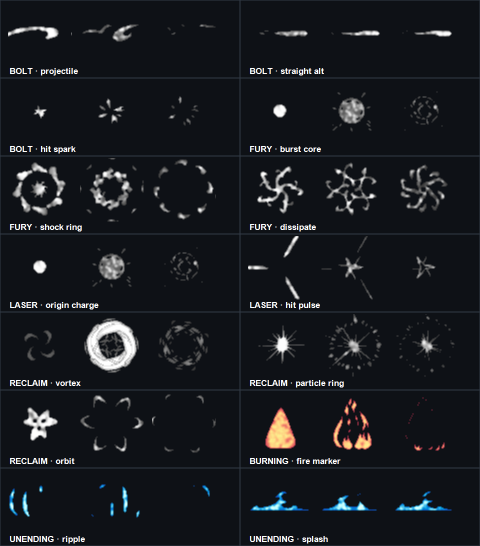
#> input picture assets/generated/vfx/source_candidate_overview_v1.png, 960 x 1092 px (shown at 1/2 size)
$ python -i build_fire_motion_sprites.py   (imports and definitions only)
#> lines starting #> are read from the running program, lines starting #| are printed output that depends on the picture; after the words box and inside, x2 and y2 are one past the last pixel; in counts of white or black regions, pixels touching at a corner belong together
from __future__ import annotations

import argparse
from pathlib import Path

import numpy as np
from PIL import Image, ImageDraw


FRAME_SIZE = (80, 64)

# Palette sampled from the four Image-generated fire animation references.
COLOR_MAP = {
    (230, 156, 105, 255): (240, 96, 16, 255),
    (191, 111, 74, 255): (208, 48, 0, 255),
    (246, 202, 159, 255): (240, 176, 48, 255),
    (255, 255, 255, 255): (255, 250, 224, 255),
    (199, 207, 221, 255): (242, 220, 177, 255),
    (146, 161, 185, 255): (187, 145, 97, 255),
    (138, 72, 54, 255): (126, 31, 17, 255),
    (245, 85, 93, 255): (245, 70, 55, 255),
    (137, 30, 43, 255): (126, 25, 28, 255),
    (0, 105, 170, 255): (0, 105, 170, 255),
    (246, 129, 135, 255): (255, 132, 108, 255),
    (0, 152, 220, 255): (0, 152, 220, 255),
}

FLAME_DARK = (208, 48, 0, 255)
FLAME_ORANGE = (240, 96, 16, 255)
FLAME_GOLD = (240, 176, 48, 255)
FLAME_HOT = (255, 248, 188, 255)


def recolor_frame(frame: Image.Image) -> Image.Image:
    source = np.asarray(frame.convert("RGBA"))
    output = source.copy()
    for source_color, target_color in COLOR_MAP.items():
        matches = np.all(source == np.asarray(source_color, dtype=np.uint8), axis=2)
        output[matches] = np.asarray(target_color, dtype=np.uint8)

    alpha = source[:, :, 3] > 0
    ys, xs = np.where(alpha)
    if len(xs) == 0:
        return Image.fromarray(output, "RGBA")
    left, top, right = int(xs.min()), int(ys.min()), int(xs.max()) + 1

    # Convert the original pale tail tip into a hot flame core without
    # changing any of its source pixels or coordinates.
    tail_region = (
        alpha
        & (np.indices(alpha.shape)[1] >= right - 8)
        & (np.indices(alpha.shape)[0] <= top + 14)
    )
    original_white = np.all(
        source == np.asarray((255, 255, 255, 255), dtype=np.uint8), axis=2
    )
    original_light = np.all(
        source == np.asarray((199, 207, 221, 255), dtype=np.uint8), axis=2
    )
    original_shadow = np.all(
        source == np.asarray((146, 161, 185, 255), dtype=np.uint8), axis=2
    )
    output[tail_region & original_white] = FLAME_HOT
    output[tail_region & original_light] = FLAME_GOLD
    output[tail_region & original_shadow] = FLAME_ORANGE
    return Image.fromarray(output, "RGBA")


def add_flame_overflow(frame: Image.Image, frame_index: int) -> Image.Image:
    result = frame.copy()
    pixels = result.load()
    alpha = np.asarray(result.getchannel("A")) > 0
    ys, xs = np.where(alpha)
    if len(xs) == 0:
        return result
    left, top, right, bottom = (
        int(xs.min()),
        int(ys.min()),
        int(xs.max()) + 1,
        int(ys.max()) + 1,
    )

    def put(x: int, y: int, color: tuple[int, int, int, int]) -> None:
        if (
            0 <= x < FRAME_SIZE[0]
            and 0 <= y < FRAME_SIZE[1]
            and y < bottom - 8
            and pixels[x, y][3] == 0
        ):
            pixels[x, y] = color

    phase = frame_index % 4
    ear_specs = (
        (left + 4, top - 1 - (1 if phase == 1 else 0)),
        (left + 14, top - 1 - (1 if phase == 3 else 0)),
    )
    for ear_index, (x, y) in enumerate(ear_specs):
        put(x, y, FLAME_ORANGE)
        if (phase + ear_index) % 2 == 0:
            put(x, y - 1, FLAME_GOLD)
        if phase == ear_index:
            put(x + 1, y, FLAME_DARK)

    tail_x_start = max(left, right - 9)
    tail_points = np.argwhere(alpha[:, tail_x_start:right])
    if len(tail_points) > 0:
        tail_y = int(tail_points[:, 0].min())
        tail_x_candidates = np.where(alpha[tail_y, tail_x_start:right])[0]
        tail_x = tail_x_start + int(tail_x_candidates.max())
        put(tail_x, tail_y - 1, FLAME_ORANGE)
        put(tail_x + (1 if phase < 2 else -1), tail_y - 1, FLAME_GOLD)
        if phase in (1, 3):
            put(tail_x, tail_y - 2, FLAME_HOT)

    back_start = left + 17
    back_end = max(back_start, right - 10)
    for x in range(back_start + phase, back_end, 5):
        column = np.where(alpha[:, x])[0]
        if len(column) == 0:
            continue
        surface_y = int(column.min())
        if surface_y < bottom - 10:
            put(x, surface_y - 1, FLAME_DARK)
            if (x + frame_index) % 3 == 0:
                put(x, surface_y - 2, FLAME_ORANGE)
    return result


def build_sheet(source_path: Path) -> tuple[Image.Image, list[Image.Image]]:
    source = Image.open(source_path).convert("RGBA")
#> source is the input picture: PIL image 960x1092 RGBA; mean R, G, B, A 24.7, 27.6, 32.4, 255
    frame_count = source.width // FRAME_SIZE[0]
#> frame_count = 12
    frames: list[Image.Image] = []
    sheet = Image.new(
        "RGBA", (FRAME_SIZE[0] * frame_count, FRAME_SIZE[1]), (0, 0, 0, 0)
    )
#> sheet: PIL image 960x64 RGBA; every value is 0
    for index in range(frame_count):
        original = source.crop(
            (index * FRAME_SIZE[0], 0, (index + 1) * FRAME_SIZE[0], FRAME_SIZE[1])
        )
        frame = add_flame_overflow(recolor_frame(original), index)
        frames.append(frame)
        sheet.alpha_composite(frame, (index * FRAME_SIZE[0], 0))
#> this loop made 12 passes
#> ear_specs in add_flame_overflow on passes 1 to 12: ((4, -1), (14, -1)), ((4, -2), (14, -1)), ((4, -1), (14, -1)), ((4, -1), (14, -2)), ((4, -1), (14, -1)), ((4, -2), (14, -1)), ((4, -1), (14, -1)), ((4, -1), (14, -2)), ((4, -1), (14, -1)), ((4, -2), (14, -1)), ((4, -1), (14, -1)), ((4, -1), (14, -2))
#> pass 1, in build_sheet, `original = source.crop( (index * FRAME_SIZE[0], 0, (index + 1) * FRAME..`:
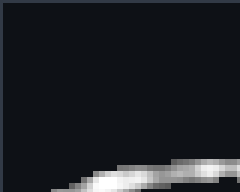
#> original: PIL image 80x64 RGBA (shown 3 times larger); mean R, G, B, A 28.3, 31.2, 36, 255
#> pass 1, in recolor_frame, `tail_region = ( alpha & (np.indices(alpha.shape)[1] >= right - 8) & (n..`:
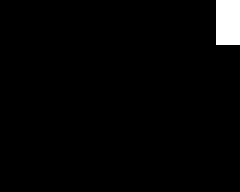
#> tail_region: shape (64, 80) bool (shown 3 times larger); 2.3% white; 1 white region, box (x1, y1, x2, y2) and area: (72, 0, 80, 15) 120
#> pass 1, in recolor_frame, `original_white = np.all( source == np.asarray((255, 255, 255, 255), dt..`:
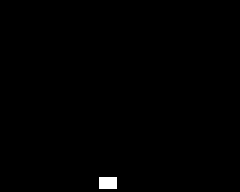
#> original_white: shape (64, 80) bool (shown 3 times larger); 0.47% white; 1 white region, box (x1, y1, x2, y2) and area: (33, 59, 39, 63) 24
#> after the loop:
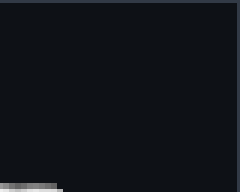
#> frame: PIL image 80x64 RGBA (shown 3 times larger); mean R, G, B, A 16.6, 19.7, 24.8, 255
#> after the loop:
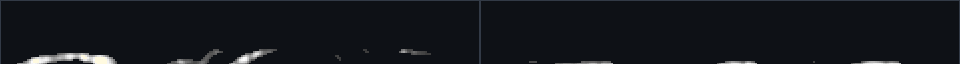
#> sheet: PIL image 960x64 RGBA; mean R, G, B, A 18.7, 21.7, 26.6, 255
#> after the loop, frames = 12 items
    return sheet, frames


# [94 lines left out: functions make_contact_sheet, make_gif, validate_structure, parse_args, main, not called in this run]


# [2 lines not run here, left out]

>>> result = build_sheet('../../assets/generated/vfx/source_candidate_overview_v1.png')
